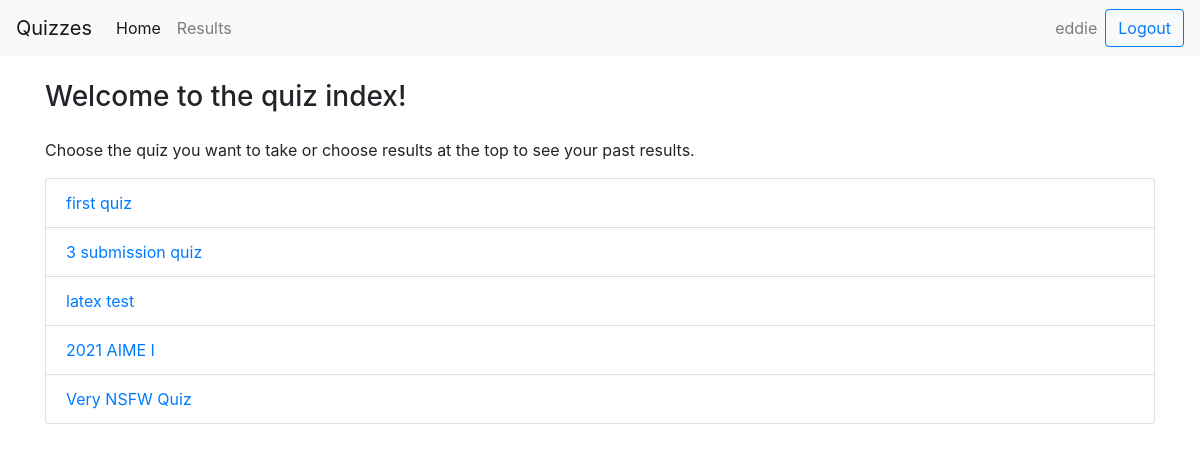
The page / (signed in) on the database its author committed.
### quiz/models.py (models this page shows, shortened)
class Quiz(models.Model):
    name = models.CharField(max_length=1000)
    description = models.CharField(max_length=300, default = "")
    max_subs = models.IntegerField(default = 99999)
    is_18_plus = models.BooleanField(default = False)

### quiz/views.py (the view, shortened to what this page needs)
# urls.py: path('', views.IndexView.as_view(), name = 'index'),
class IndexView(View):
    def get(self, request):
        quizzes = Quiz.objects.all()
        template = loader.get_template('quiz/index.html')
        if request.user.is_authenticated:
            loggedIn = True
        else:
            loggedIn = False
        context = {
            'quizzes': quizzes,
            'loggedIn': loggedIn,
            'user': request.user
        }
        return HttpResponse(template.render(context, request))

### quiz/templates/quiz/index.html (shortened to what this page needs)
{% load static %}
<!DOCTYPE html>
<html>
  <head>
      <link rel="stylesheet" href="https://maxcdn.bootstrapcdn.com/bootstrap/4.4.1/css/bootstrap.min.css" />
      <link rel="stylesheet" type="text/css" href="{% static 'quiz/style.css' %}">
  </head>
  <body>
    {% if loggedIn %}
      <div class = "container-fluid">
        <nav class="navbar navbar-expand-lg navbar-light bg-light">
          <a class="navbar-brand" href="/">Quizzes</a>
          <div class="collapse navbar-collapse" id="navbarSupportedContent">
            <ul class="navbar-nav mr-auto">
              <li class="nav-item active">
                <a class="nav-link" href="">Home <span class="sr-only">(current)</span></a>
              </li>
              <li class="nav-item">
                <a class="nav-link" href="results">Results</a>
              </li>
            </ul>
            <ul class="navbar-nav ml-auto">
              <span class="navbar-text mx-2">
                {{ user.username }}
              </span>
              <form method = "POST" class="form-inline my-2 my-lg-0">
                <button class="btn btn-outline-primary my-2 my-sm-0" type="submit" name = "logout">Logout</button>
              </form>
            </ul>
          </div>
        </nav>
      </div>
      <div class = "container">
        <div class = "page-header my-4">
          <h3>Welcome to the quiz index!</h3>
        </div>
        <p>Choose the quiz you want to take or choose results at the top to see your past results.</p>
        <ul class = "list-group">
          {% for quiz in quizzes %}
            <li class = "list-group-item"><a href = {{quiz.id}}>{{quiz.name}}</a></li>
          {% endfor %}
        </ul>
      </div>
    {% endif %}
  </body>
</html>

### quiz/static/quiz/style.css (style rules this page uses)
.navbar { margin-left: -15px; margin-right: -15px; }

### rows shown on the page
Quiz: name "first quiz"
Quiz: name "3 submission quiz"
Quiz: name "latex test"
Quiz: name "2021 AIME I"
Quiz: name "Very NSFW Quiz"

### other values the page prints
{{ user.username }} "eddie"
